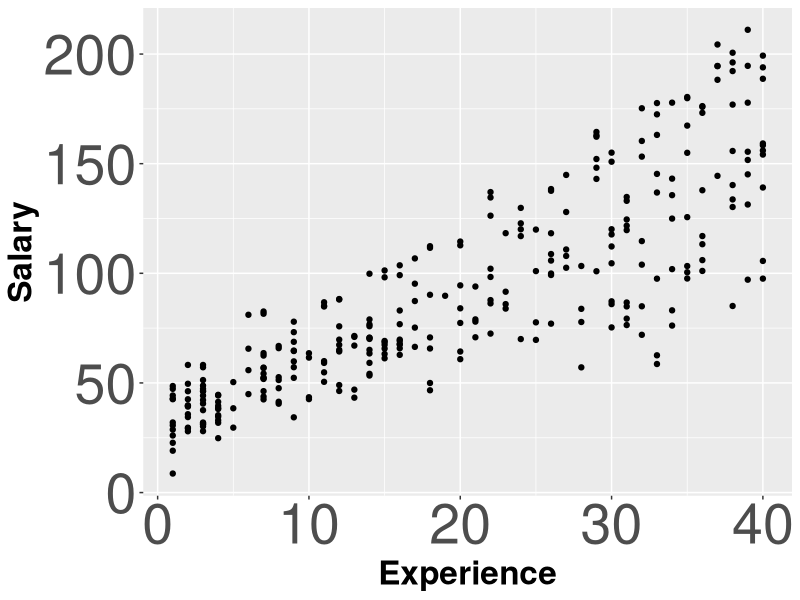
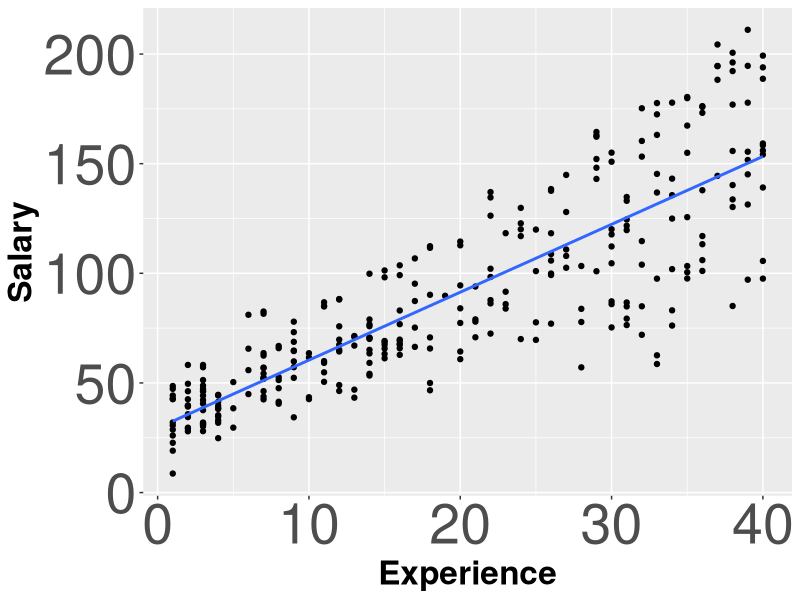
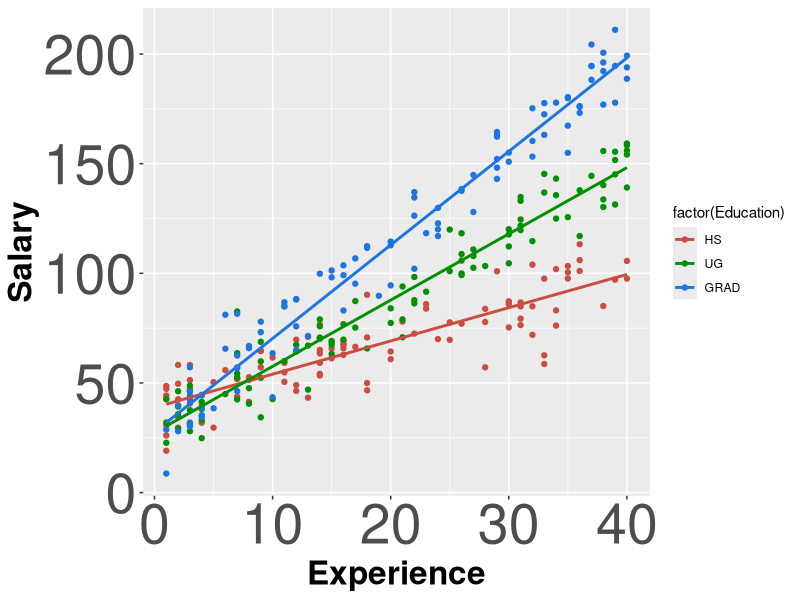

These charts were generated, in order, by the following R code:
# R code for Module  on indicator variables -
# except for the last section on the AirBbB example

if (!require(ggplot2)) install.packages("ggplot2")
library(ggplot2) 
if (!require(tidyverse)) install.packages("tidyverse")
library(tidyverse) 

getwd()

# Use the setwd command to point to your folder where you have saved the EDSAL.csv file
setwd("C:/Users/sn2/Dropbox (GaTech)/Computer/Desktop/Daytime MBA 6203 Fall 2018/September 10-12 Indicator Variables")
#
# edsal is a dataframe to store the contents of the EDAL.csv file
 
edsal <- read_csv("EDSAL.csv", col_types = list(
  Education = col_factor(c("HS", "UG", "GRAD")),
  Experience = col_integer(),
  Salary = col_double()))

str(edsal)  # what happened to the first row of the csv file? 
View(head(edsal,10))

# Using the mutate function, to create new variables
# I've creating two new indicator variables called Graduate and HS which are determined by the value of Education
# note the use of the pipe operator %>% to add these two new variables to edsal 

edsal<- edsal %>%
  mutate(Graduate = ifelse(Education=="GRAD",1,0)) %>%
  mutate(HS = ifelse(Education=="HS",1,0))

View(head(edsal,10))

ggplot(edsal, aes(x=Experience, y=Salary)) + geom_point() +
  scale_colour_hue(l=50) + 
  theme(axis.text.x = element_text(size=40), axis.text.y = element_text(size=40), 
   axis.title=element_text(size=24,face="bold"))
  
RS.lm <- lm(Salary ~ Experience, data=edsal)
summary(RS.lm)

ggplot(edsal, aes(x=Experience, y=Salary)) + geom_point() +
  scale_colour_hue(l=50) + 
  geom_smooth(method=lm,   # Add linear regression lines
              se=FALSE,    # Don't add shaded confidence region
              fullrange=TRUE) +
  theme(axis.text.x = element_text(size=40), axis.text.y = element_text(size=40), 
        axis.title=element_text(size=24,face="bold"))


DR1.lm <- lm(Salary ~ HS + Graduate, data=edsal)
summary(DR1.lm)

# You can directly use a  Factor Variable in regression in R 
#instead of creating & using Dummy variables
DR1a.lm <- lm(Salary ~ Education, data=edsal) 
summary(DR1a.lm)
contrasts(edsal$Education)

DR2.lm <- lm(Salary ~ Experience + HS + Graduate, data=edsal)
summary(DR2.lm)

# Using the Categorical Variable directly (i.e., NOT USING DUMMIES)
DR2a.lm <- lm(Salary ~ Experience + Education, data=edsal)
summary(DR2a.lm)



# adding the INTERACTION VARIABLES to edsal using the mutate function in R
#
edsal<- edsal %>%
  mutate(H_Exp = HS*Experience) %>%
  mutate(G_Exp = Graduate*Experience)


DR3.lm <- lm(Salary ~ Experience + HS + Graduate + H_Exp + G_Exp, data=edsal)
summary(DR3.lm)

ggplot(edsal, aes(x=Experience, y=Salary, color=factor(Education)))  + geom_point(mapping = aes(color=factor(Education))) +
  scale_colour_hue(l=50) + # Use a slightly darker palette than normal
  geom_smooth(method=lm,   # Add linear regression lines
              se=FALSE,    # Don't add shaded confidence region
              fullrange=TRUE) + # Extend regression lines
  theme(axis.text.x = element_text(size=40), axis.text.y = element_text(size=40), 
         axis.title=element_text(size=24,face="bold"))


# Using Categorical variable directly in the interaction model (i.e., NOT USING DUMMIES)
DR3a.lm <- lm(Salary ~ Education + Education*Experience, data=edsal)
summary(DR3a.lm)
